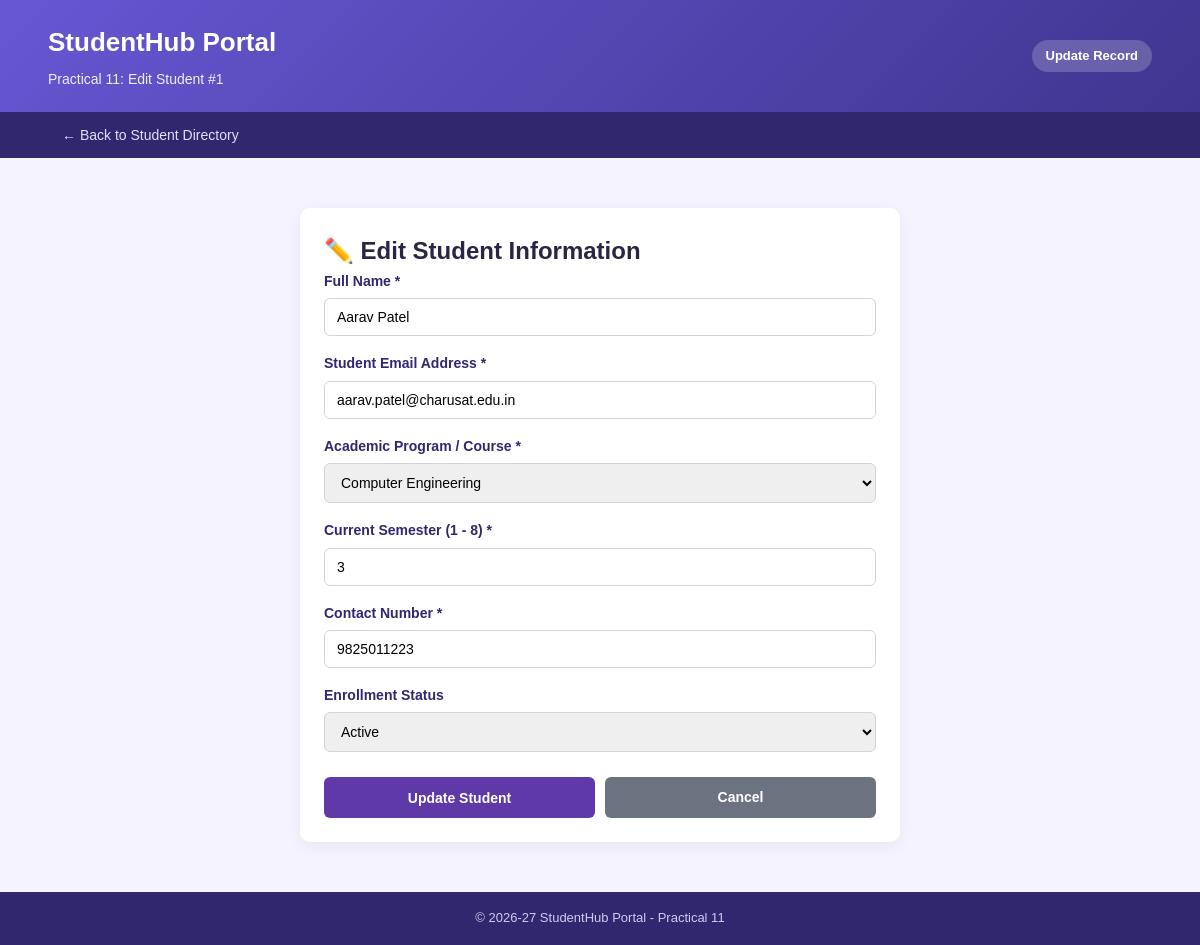
The page /edit_student.php?id=1 on the database its author committed.
### tables this page shows
CREATE TABLE IF NOT EXISTS `students` (
  `student_id` INT AUTO_INCREMENT PRIMARY KEY,
  `name` VARCHAR(100) NOT NULL,
  `email` VARCHAR(100) NOT NULL UNIQUE,
  `course` VARCHAR(100) NOT NULL,
  `semester` INT NOT NULL DEFAULT 1,
  `phone` VARCHAR(15) NOT NULL DEFAULT '',
  `status` ENUM('Active', 'Inactive') NOT NULL DEFAULT 'Active',
  `created_at` TIMESTAMP DEFAULT CURRENT_TIMESTAMP
);

### edit_student.php (the view, shortened to what this page needs)
<?php
require_once "db.php";
$id = (int)($_GET['id'] ?? 0);
$stmt = $conn->prepare("SELECT * FROM students WHERE student_id = ? LIMIT 1");
$stmt->bind_param("i", $id);
$stmt->execute();
$result = $stmt->get_result();
$student = $result->fetch_assoc();
if ($_SERVER["REQUEST_METHOD"] === "POST") {
    $name = trim($_POST['name'] ?? '');
    $email = trim($_POST['email'] ?? '');
    $course = trim($_POST['course'] ?? '');
    $semester = (int)($_POST['semester'] ?? 1);
    $phone = trim($_POST['phone'] ?? '');
    $status = in_array($_POST['status'] ?? '', ['Active', 'Inactive']) ? $_POST['status'] : 'Active';
    if (empty($name) || empty($email) || empty($course) || empty($phone)) {
        $error = "All fields are required.";
    } elseif (!filter_var($email, FILTER_VALIDATE_EMAIL)) {
        $error = "Please enter a valid email address.";
    } elseif ($semester < 1 || $semester > 8) {
        $error = "Semester must be between 1 and 8.";
    } else {
        $checkStmt = $conn->prepare("SELECT student_id FROM students WHERE email = ? AND student_id != ?");
        $checkStmt->bind_param("si", $email, $id);
        $checkStmt->execute();
        $checkRes = $checkStmt->get_result();
        if ($checkRes->num_rows > 0) {
            $error = "Another student is already using this email address.";
            $checkStmt->close();
        } else {
            $checkStmt->close();
            $updateStmt = $conn->prepare("UPDATE students SET name = ?, email = ?, course = ?, semester = ?, phone = ?, status = ? WHERE student_id = ?");
            $updateStmt->bind_param("sssiisi", $name, $email, $course, $semester, $phone, $status, $id);
            if ($updateStmt->execute()) {
                set_flash('success', "Student '{$name}' updated successfully!");
                $updateStmt->close();
                header("Location: index.php");
                exit();
            } else {
                $error = "Failed to update record. Error: " . $conn->error;
            }
            $updateStmt->close();
        }
    }
} else {
    $name = $student['name'];
    $email = $student['email'];
    $course = $student['course'];
    $semester = $student['semester'];
    $phone = $student['phone'];
    $status = $student['status'];
}
?>
<!DOCTYPE html>
<html lang="en">
<head>
    <link rel="stylesheet" href="style.css">
</head>
<body>
    <header class="header">
        <div class="container header-content">
            <div>
                <h1>StudentHub Portal</h1>
                <p>Practical 11: Edit Student #<?php echo $id; ?></p>
            </div>
            <div class="header-badge">Update Record</div>
        </div>
    </header>
    <nav class="navbar">
        <div class="container nav-links">
            <div>
                <a href="index.php">&larr; Back to Student Directory</a>
            </div>
        </div>
    </nav>
    <main class="container">
        <div class="card-box form-container">
            <h2 class="card-title">✏️ Edit Student Information</h2>
            <form action="edit_student.php?id=<?php echo $id; ?>" method="POST">
                <div class="form-group">
                    <label for="name">Full Name *</label>
                    <input type="text" id="name" name="name" class="form-control" value="<?php echo htmlspecialchars($name); ?>" required>
                </div>
                <div class="form-group">
                    <label for="email">Student Email Address *</label>
                    <input type="email" id="email" name="email" class="form-control" value="<?php echo htmlspecialchars($email); ?>" required>
                </div>
                <div class="form-group">
                    <label for="course">Academic Program / Course *</label>
                    <select id="course" name="course" class="form-control" required>
                        <option value="Computer Engineering" <?php if ($course === 'Computer Engineering') echo 'selected'; ?>>Computer Engineering</option>
                    </select>
                </div>
                <div class="form-group">
                    <label for="semester">Current Semester (1 - 8) *</label>
                    <input type="number" id="semester" name="semester" class="form-control" min="1" max="8" value="<?php echo htmlspecialchars((string)$semester); ?>" required>
                </div>
                <div class="form-group">
                    <label for="phone">Contact Number *</label>
                    <input type="tel" id="phone" name="phone" class="form-control" value="<?php echo htmlspecialchars($phone); ?>" required>
                </div>
                <div class="form-group">
                    <label for="status">Enrollment Status</label>
                    <select id="status" name="status" class="form-control">
                        <option value="Active" <?php if ($status === 'Active') echo 'selected'; ?>>Active</option>
                    </select>
                </div>
                <div style="display: flex; gap: 10px; margin-top: 25px;">
                    <button type="submit" class="btn btn-primary" style="flex: 1;">Update Student</button>
                    <a href="index.php" class="btn btn-secondary" style="flex: 1;">Cancel</a>
                </div>
            </form>
        </div>
    </main>
    <footer>
        <div class="container">
            <p>&copy; 2026-27 StudentHub Portal - Practical 11</p>
        </div>
    </footer>
</body>
</html>

### style.css (style rules this page uses)
* { box-sizing: border-box; margin: 0; padding: 0; }
body { font-family: Arial, sans-serif; line-height: 1.6; color: #292544; background: #f5f3ff; min-height: 100vh; display: flex; flex-direction: column; }
.container { width: 92%; max-width: 1200px; margin: auto; }
.header { background: linear-gradient(135deg, #6558d3, #40358f); color: white; padding: 22px 0; box-shadow: 0 2px 10px rgba(64, 53, 143, 0.2); }
.header-content { display: flex; align-items: center; justify-content: space-between; flex-wrap: wrap; gap: 10px; }
.header h1 { font-size: 26px; margin-bottom: 4px; }
.header p { font-size: 14px; opacity: 0.9; }
.header-badge { background: rgba(255, 255, 255, 0.2); padding: 6px 14px; border-radius: 20px; font-size: 13px; font-weight: bold; }
.navbar { background: #30276f; }
.nav-links { display: flex; flex-wrap: wrap; align-items: center; justify-content: space-between; padding: 10px 0; }
.nav-links a { color: #e2e0f8; text-decoration: none; padding: 8px 14px; font-size: 14px; border-radius: 4px; transition: background 0.2s; }
main { flex: 1; padding: 30px 0; }
.card-box { background: #ffffff; border-radius: 10px; padding: 24px; box-shadow: 0 4px 15px rgba(0, 0, 0, 0.06); margin-bottom: 25px; }
.btn { display: inline-block; padding: 9px 16px; font-size: 14px; font-weight: bold; text-align: center; text-decoration: none; border-radius: 6px; cursor: pointer; border: none; transition: all 0.2s; }
.btn-primary { background: #6039a8; color: white; }
.btn-secondary { background: #6b7280; color: white; }
.form-container { max-width: 600px; margin: 20px auto; }
.form-group { margin-bottom: 16px; }
.form-group label { display: block; margin-bottom: 6px; font-weight: bold; font-size: 14px; color: #30276f; }
.form-control { width: 100%; padding: 10px 12px; font-size: 14px; border: 1px solid #d1d5db; border-radius: 6px; outline: none; }
footer { background: #30276f; color: #cfcbef; text-align: center; padding: 16px 0; font-size: 13px; margin-top: auto; }

### rows shown on the page
students: name "Aarav Patel", email "aarav.patel@charusat.edu.in", course "Computer Engineering", semester "3", phone "9825011223", status "Active"

### other values the page prints
$id "1"
